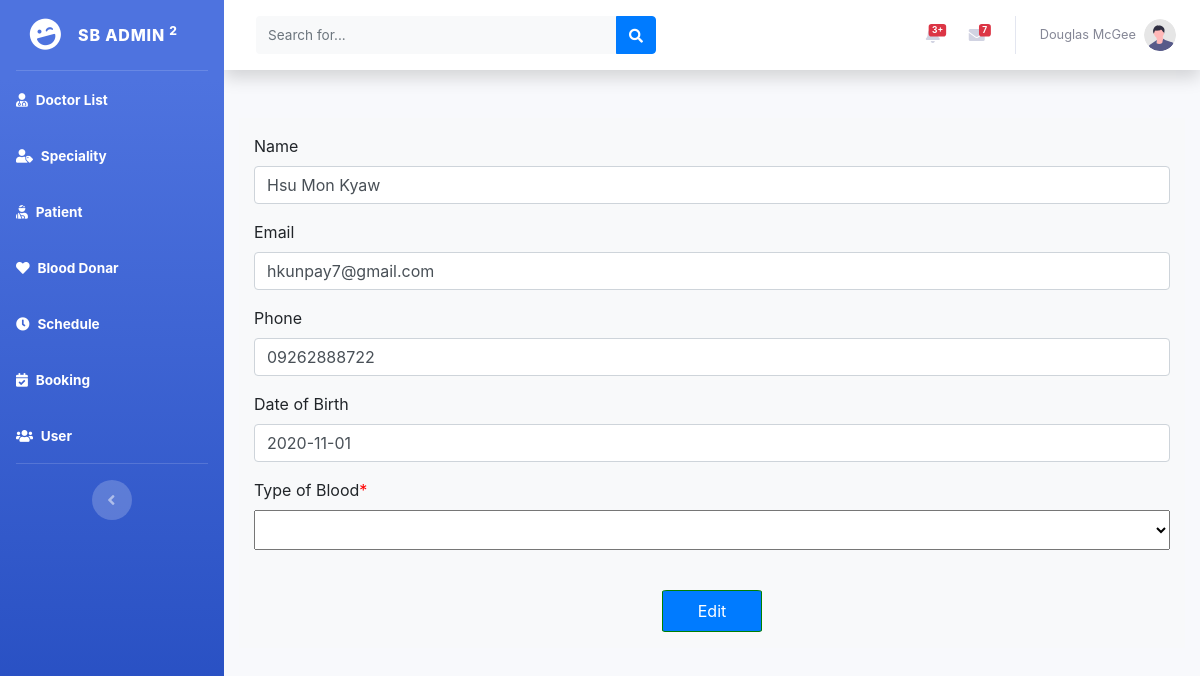
/backend/bloodedit.php?id=2, run on the app's committed database.
### tables this page shows
CREATE TABLE `blood_donation` (
  `id` int(11) NOT NULL,
  `name` varchar(255) NOT NULL,
  `email` varchar(255) NOT NULL,
  `phone` varchar(20) NOT NULL,
  `dob` varchar(255) NOT NULL,
  `tob` varchar(11) NOT NULL
);

### backend/include/dbconn.php (called while the page is built, shortened)
<?php
class Database
{
	private static $dbHost='localhost';
	private static $dbName='hospital';
	private static $dbUserName='root';
	private static $dbPassword='';
	private static $cont=null;
	public static function connect(){
	if (null== self::$cont) {
		try{
			self::$cont=new PDO("mysql:host=".self::$dbHost.";"."dbname=".self::$dbName,self::$dbUserName,self::$dbPassword);
		}
		catch (PDOException $e){
			die($e->getMessage());
		}
	}
	return self::$cont;
}
}
?>

### backend/model/blood.php (called while the page is built, shortened)
<?php
include_once('include/dbconn.php');
class Blood
{
public function view($bloodid){
		$this->pdo=Database::connect();
		$this->pdo->setAttribute(PDO::ATTR_ERRMODE,PDO::ERRMODE_EXCEPTION);
		$sql="select * from blood_donation where id=:bloodid";
		$stmt=$this->pdo->prepare($sql);
		$stmt->bindParam(':bloodid',$bloodid);
		$stmt -> execute();
		$results = $stmt -> fetchAll(PDO::FETCH_ASSOC);
		return $results;
}
}
?>

### backend/controller/bloodcontroller.php (called while the page is built, shortened)
<?php
include_once('model/blood.php');
class BloodController extends Blood
{
	public function viewBlood($bloodid){
		return $this->view($bloodid);
	}
}
?>

### backend/bloodedit.php (the view, shortened to what this page needs)
<?php
$bloodid=$_GET['id'];
include_once('controller/bloodcontroller.php');
$bloodcontroller=new BloodController();
$results=$bloodcontroller->viewBlood($bloodid);
?>
<!DOCTYPE html>
<html lang="en">
<head>
    <link href="vendor/fontawesome-free/css/all.min.css" rel="stylesheet" type="text/css">
    <link href="css/sb-admin-2.min.css" rel="stylesheet">
    <link rel="stylesheet" href="css/bootstrap.css">
</head>
<body id="page-top">
    <div id="wrapper">
        <ul class="navbar-nav bg-gradient-primary sidebar sidebar-dark accordion" id="accordionSidebar">
            <a class="sidebar-brand d-flex align-items-center justify-content-center" href="index.php">
                <div class="sidebar-brand-icon rotate-n-15">
                    <i class="fas fa-laugh-wink"></i>
                </div>
                <div class="sidebar-brand-text mx-3">SB Admin <sup>2</sup></div>
            </a>
            <hr class="sidebar-divider my-0">
            <li class="nav-item active">
                <a class="nav-link" href="doctorindex.php">
                    <i class="fas fa-user-md"></i>
                    <span>Doctor List</span></a>
            </li>
            <li class="nav-item active">
                <a class="nav-link" href="categoryindex.php">
                    <i class="fas fa-user-tag"></i>
                    <span>Speciality</span></a>
            </li>
            <li class="nav-item active">
                <a class="nav-link" href="patientindex.php">
                    <i class="fas fa-user-injured"></i>
                    <span>Patient</span></a>
            </li>
            <li class="nav-item active">
                <a class="nav-link" href="bloodindex.php">
                    <i class="fa fa-heart"></i>
                    <span>Blood Donar</span></a>
            </li>
            <li class="nav-item active">
                <a class="nav-link" href="scheduleindex.php">
                    <i class="fas fa-clock"></i>
                    <span>Schedule</span></a>
            </li>
            <li class="nav-item active">
                <a class="nav-link" href="bookingindex.php">
                <i class="fas fa-calendar-check"></i>
                    <span>Booking</span></a>
            </li>
            <li class="nav-item active">
                <a class="nav-link" href="bookingregindex.php">
                <i class="fas fa-users"></i>
                    <span>User</span></a>
            </li>
            <hr class="sidebar-divider d-none d-md-block">
            <div class="text-center d-none d-md-inline">
                <button class="rounded-circle border-0" id="sidebarToggle"></button>
            </div>
        </ul>
        <div id="content-wrapper" class="d-flex flex-column">
            <div id="content">
                <nav class="navbar navbar-expand navbar-light bg-white topbar mb-4 static-top shadow">
                    <form
                        class="d-none d-sm-inline-block form-inline mr-auto ml-md-3 my-2 my-md-0 mw-100 navbar-search">
                        <div class="input-group">
                            <input type="text" class="form-control bg-light border-0 small" placeholder="Search for..."
                                aria-label="Search" aria-describedby="basic-addon2">
                            <div class="input-group-append">
                                <button class="btn btn-primary" type="button">
                                    <i class="fas fa-search fa-sm"></i>
                                </button>
                            </div>
                        </div>
                    </form>
                    <ul class="navbar-nav ml-auto">
                        <li class="nav-item dropdown no-arrow mx-1">
                            <a class="nav-link dropdown-toggle" href="#" id="alertsDropdown" role="button"
                                data-toggle="dropdown" aria-haspopup="true" aria-expanded="false">
                                <span class="badge badge-danger badge-counter">3+</span>
                            </a>
                        </li>
                        <li class="nav-item dropdown no-arrow mx-1">
                            <a class="nav-link dropdown-toggle" href="#" id="messagesDropdown" role="button"
                                data-toggle="dropdown" aria-haspopup="true" aria-expanded="false">
                                <i class="fas fa-envelope fa-fw"></i>
                                <span class="badge badge-danger badge-counter">7</span>
                            </a>
                        </li>
                        <li class="nav-item dropdown no-arrow">
                            <a class="nav-link dropdown-toggle" href="#" id="userDropdown" role="button"
                                data-toggle="dropdown" aria-haspopup="true" aria-expanded="false">
                                <span class="mr-2 d-none d-lg-inline text-gray-600 small">Douglas McGee</span>
                                <img class="img-profile rounded-circle"
                                    src="img/undraw_profile.svg">
                            </a>
                        </li>
                    </ul>
                </nav>
                <div class="container-fluid">
<div class="container bg-light mt-5">
<form method="POST">
<?php
foreach ($results as $result) {
?>
	<div class="row pt-3">
		<div class="col-md-12">
			<div class="form-group">
				<label>Name</label>
				<input type="text" id="input1" name="name" value="<?php echo $result['name'];?>" class="form-control">
			</div>
		</div>
	</div>
	<div class="row">
		<div class="col-md-12">
			<div class="form-group">
				<label>Email</label>
				<br>
				<input type="text" id="input2" name="email" value="<?php echo $result['email'];?>" class="form-control">
			</div>
		</div>
	</div>
	<div class="row">
		<div class="col-md-12">
			<div class="form-group">
				<label>Phone</label>
				<br>
				<input type="text" id="input2" name="phone" value="<?php echo $result['phone'];?>" class="form-control">
			</div>
		</div>
	</div>
	<div class="row">
		<div class="col-md-12">
			<div class="form-group">
				<label>Date of Birth</label>
				<br>
				<input type="text" id="input2" name="dob" value="<?php echo $result['dob'];?>" class="form-control">
			</div>
		</div>
	</div>
	<div class="row">
		<div class="col-md-12">
			<div class="form-group">
				<label>Type of Blood<span style="color: red;">*</span></label>
				<br>
				<select name="type" id="blood" style="width: 100%; height: 40px;">
				<option value="<?php echo $result['tob'];?>" selected></option>
				<option value="AB+">AB+</option>
				</select>
			</div>
		</div>
	</div>
	<div style="text-align: center;" class="pt-4 pb-3">
		<button type="submit" name="submit" class="btn-primary p-2" style="text-align: center; border-radius: 5%; border:1px solid green; width: 100px;">Edit
		</button>
	</div>
	<?php
            }
            ?>
	</form>
</div>
                    </div>
                </div>
            </div>
        </div>
</body>
</html>

### data on the page
blood_donation: name "Hsu Mon Kyaw", email "hkunpay7@gmail.com", phone "09262888722", dob "2020-11-01"
